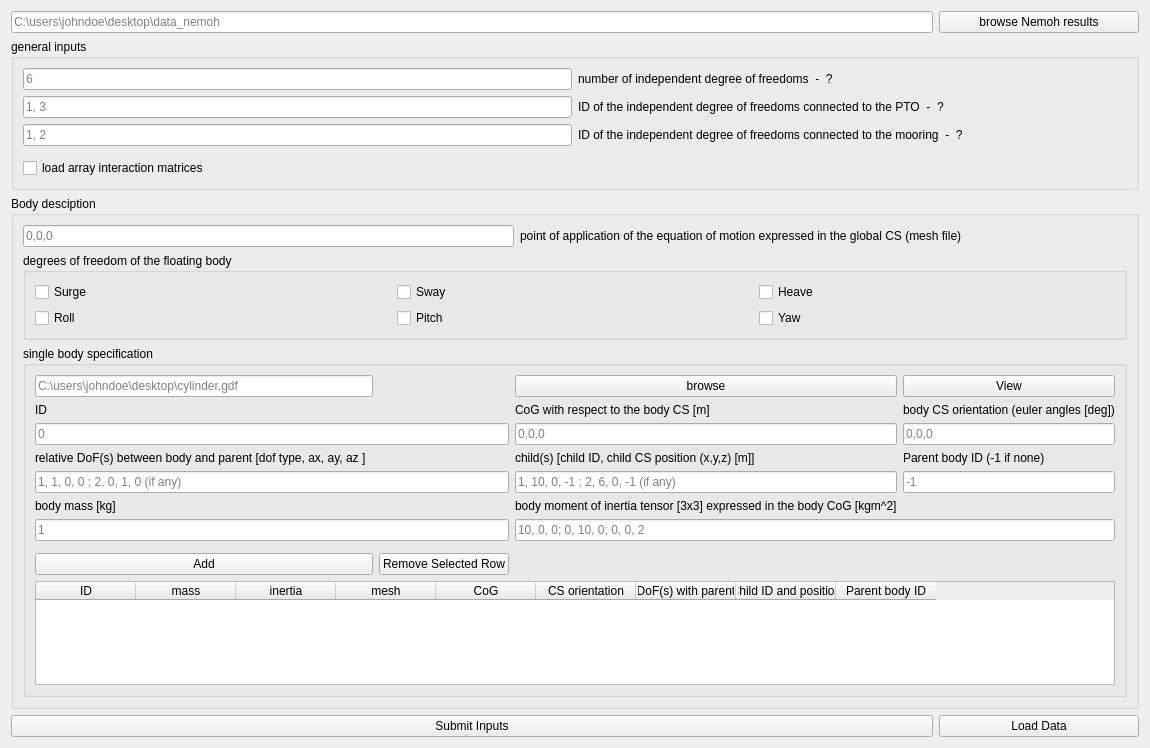
<?xml version="1.0" encoding="UTF-8"?>
<ui version="4.0">
 <class>Form</class>
 <widget class="QWidget" name="Form">
  <property name="geometry">
   <rect>
    <x>0</x>
    <y>0</y>
    <width>1121</width>
    <height>748</height>
   </rect>
  </property>
  <property name="windowTitle">
   <string>Hydrodynamic - Module</string>
  </property>
  <layout class="QGridLayout" name="gridLayout">
   <item row="0" column="0">
    <widget class="QLineEdit" name="le_data_t3">
     <property name="placeholderText">
      <string>C:\users\johndoe\desktop\data_nemoh</string>
     </property>
    </widget>
   </item>
   <item row="0" column="1">
    <widget class="QPushButton" name="btn_browse_t3">
     <property name="minimumSize">
      <size>
       <width>200</width>
       <height>0</height>
      </size>
     </property>
     <property name="text">
      <string>browse Nemoh results</string>
     </property>
    </widget>
   </item>
   <item row="1" column="0" colspan="2">
    <widget class="QGroupBox" name="gen_input_2">
     <property name="title">
      <string>general inputs</string>
     </property>
     <layout class="QGridLayout" name="gridLayout_13">
      <item row="2" column="2" colspan="2">
       <widget class="QLabel" name="label_26">
        <property name="text">
         <string>ID of the independent degree of freedoms connected to the mooring  -  ? </string>
        </property>
       </widget>
      </item>
      <item row="0" column="2" colspan="2">
       <widget class="QLabel" name="label_25">
        <property name="text">
         <string>number of independent degree of freedoms  -  ?</string>
        </property>
       </widget>
      </item>
      <item row="0" column="0" colspan="2">
       <widget class="QLineEdit" name="ndof_t3">
        <property name="text">
         <string/>
        </property>
        <property name="placeholderText">
         <string>6</string>
        </property>
       </widget>
      </item>
      <item row="1" column="0" colspan="2">
       <widget class="QLineEdit" name="pto_dof_t3">
        <property name="text">
         <string/>
        </property>
        <property name="placeholderText">
         <string>1, 3</string>
        </property>
       </widget>
      </item>
      <item row="16" column="2" rowspan="2" colspan="2">
       <widget class="QLabel" name="submit_err_t3">
        <property name="text">
         <string/>
        </property>
       </widget>
      </item>
      <item row="2" column="0" colspan="2">
       <widget class="QLineEdit" name="moor_dof_t3">
        <property name="text">
         <string/>
        </property>
        <property name="placeholderText">
         <string>1, 2</string>
        </property>
       </widget>
      </item>
      <item row="1" column="2" colspan="2">
       <widget class="QLabel" name="label_28">
        <property name="text">
         <string>ID of the independent degree of freedoms connected to the PTO  -  ? </string>
        </property>
       </widget>
      </item>
      <item row="17" column="0">
       <widget class="QCheckBox" name="cb_gen_array_mat_t3">
        <property name="text">
         <string>load array interaction matrices</string>
        </property>
       </widget>
      </item>
     </layout>
    </widget>
   </item>
   <item row="2" column="0" colspan="2">
    <widget class="QGroupBox" name="groupBox_4">
     <property name="title">
      <string>Body desciption</string>
     </property>
     <layout class="QGridLayout" name="gridLayout_12">
      <item row="1" column="0" colspan="3">
       <widget class="QGroupBox" name="groupBox_5">
        <property name="title">
         <string>degrees of freedom of the floating body</string>
        </property>
        <layout class="QGridLayout" name="gridLayout_14">
         <item row="0" column="0">
          <widget class="QCheckBox" name="sh0_t3">
           <property name="text">
            <string>Surge</string>
           </property>
          </widget>
         </item>
         <item row="0" column="1">
          <widget class="QCheckBox" name="sh1_t3">
           <property name="text">
            <string>Sway</string>
           </property>
          </widget>
         </item>
         <item row="0" column="2">
          <widget class="QCheckBox" name="sh2_t3">
           <property name="text">
            <string>Heave</string>
           </property>
          </widget>
         </item>
         <item row="1" column="0">
          <widget class="QCheckBox" name="sh3_t3">
           <property name="text">
            <string>Roll</string>
           </property>
          </widget>
         </item>
         <item row="1" column="1">
          <widget class="QCheckBox" name="sh4_t3">
           <property name="text">
            <string>Pitch</string>
           </property>
          </widget>
         </item>
         <item row="1" column="2">
          <widget class="QCheckBox" name="sh5_t3">
           <property name="text">
            <string>Yaw</string>
           </property>
          </widget>
         </item>
        </layout>
       </widget>
      </item>
      <item row="2" column="0" colspan="3">
       <widget class="QGroupBox" name="groupBox_6">
        <property name="title">
         <string>single body specification</string>
        </property>
        <layout class="QGridLayout" name="gridLayout_15">
         <item row="4" column="1" colspan="2">
          <widget class="QLineEdit" name="dof_body_t3">
           <property name="placeholderText">
            <string>1, 1, 0, 0 ; 2, 0, 1, 0 (if any)</string>
           </property>
          </widget>
         </item>
         <item row="2" column="1" colspan="2">
          <widget class="QLineEdit" name="id_body_t3">
           <property name="text">
            <string/>
           </property>
           <property name="placeholderText">
            <string>0</string>
           </property>
          </widget>
         </item>
         <item row="7" column="3" rowspan="2" colspan="2">
          <widget class="QLabel" name="add_err_t3">
           <property name="text">
            <string/>
           </property>
          </widget>
         </item>
         <item row="5" column="1">
          <widget class="QLabel" name="label_29">
           <property name="text">
            <string>body mass [kg]</string>
           </property>
          </widget>
         </item>
         <item row="3" column="1">
          <widget class="QLabel" name="label_30">
           <property name="text">
            <string>relative DoF(s) between body and parent [dof type, ax, ay, az ]  </string>
           </property>
          </widget>
         </item>
         <item row="0" column="1">
          <widget class="QLineEdit" name="mesh_f_t3">
           <property name="text">
            <string/>
           </property>
           <property name="placeholderText">
            <string>C:\users\johndoe\desktop\cylinder.gdf</string>
           </property>
          </widget>
         </item>
         <item row="1" column="1">
          <widget class="QLabel" name="label_31">
           <property name="text">
            <string>ID</string>
           </property>
          </widget>
         </item>
         <item row="4" column="4">
          <widget class="QLineEdit" name="parent_body_t3">
           <property name="text">
            <string/>
           </property>
           <property name="placeholderText">
            <string>-1</string>
           </property>
          </widget>
         </item>
         <item row="3" column="3">
          <widget class="QLabel" name="label_27">
           <property name="text">
            <string>child(s) [child ID, child CS position (x,y,z) [m]]</string>
           </property>
          </widget>
         </item>
         <item row="4" column="3">
          <widget class="QLineEdit" name="chil_body_t3">
           <property name="text">
            <string/>
           </property>
           <property name="placeholderText">
            <string>1, 10, 0, -1 ; 2, 6, 0, -1 (if any)</string>
           </property>
          </widget>
         </item>
         <item row="3" column="4">
          <widget class="QLabel" name="label_24">
           <property name="text">
            <string>Parent body ID (-1 if none)</string>
           </property>
          </widget>
         </item>
         <item row="1" column="4">
          <widget class="QLabel" name="label_22">
           <property name="text">
            <string>body CS orientation (euler angles [deg])</string>
           </property>
          </widget>
         </item>
         <item row="2" column="4">
          <widget class="QLineEdit" name="cs_body_t3">
           <property name="text">
            <string/>
           </property>
           <property name="placeholderText">
            <string>0,0,0</string>
           </property>
          </widget>
         </item>
         <item row="1" column="3">
          <widget class="QLabel" name="label_23">
           <property name="text">
            <string>CoG with respect to the body CS [m]</string>
           </property>
          </widget>
         </item>
         <item row="6" column="1" colspan="2">
          <widget class="QLineEdit" name="mass_body_t3">
           <property name="text">
            <string/>
           </property>
           <property name="placeholderText">
            <string>1</string>
           </property>
          </widget>
         </item>
         <item row="8" column="1">
          <widget class="QPushButton" name="btn_add_body_t3">
           <property name="text">
            <string>Add</string>
           </property>
          </widget>
         </item>
         <item row="8" column="2">
          <widget class="QPushButton" name="btn_remove_body_t3">
           <property name="text">
            <string>Remove Selected Row</string>
           </property>
          </widget>
         </item>
         <item row="0" column="3">
          <widget class="QPushButton" name="btn_mesh_f_t3">
           <property name="text">
            <string>browse</string>
           </property>
          </widget>
         </item>
         <item row="5" column="3">
          <widget class="QLabel" name="label_21">
           <property name="text">
            <string>body moment of inertia tensor [3x3] expressed in the body CoG [kgm^2]</string>
           </property>
          </widget>
         </item>
         <item row="2" column="3">
          <widget class="QLineEdit" name="cog_body_t3">
           <property name="text">
            <string/>
           </property>
           <property name="placeholderText">
            <string>0,0,0</string>
           </property>
          </widget>
         </item>
         <item row="0" column="4">
          <widget class="QPushButton" name="btn_view_mesh_t3">
           <property name="text">
            <string>View</string>
           </property>
          </widget>
         </item>
         <item row="6" column="3" colspan="2">
          <widget class="QLineEdit" name="inertia_body_t3">
           <property name="text">
            <string/>
           </property>
           <property name="placeholderText">
            <string>10, 0, 0; 0, 10, 0; 0, 0, 2</string>
           </property>
          </widget>
         </item>
         <item row="9" column="1" colspan="4">
          <widget class="QTableWidget" name="tab_body_t3">
           <property name="sizePolicy">
            <sizepolicy hsizetype="Expanding" vsizetype="Expanding">
             <horstretch>0</horstretch>
             <verstretch>0</verstretch>
            </sizepolicy>
           </property>
           <property name="wordWrap">
            <bool>false</bool>
           </property>
           <column>
            <property name="text">
             <string>ID</string>
            </property>
           </column>
           <column>
            <property name="text">
             <string>mass</string>
            </property>
           </column>
           <column>
            <property name="text">
             <string>inertia</string>
            </property>
           </column>
           <column>
            <property name="text">
             <string>mesh</string>
            </property>
           </column>
           <column>
            <property name="text">
             <string>CoG</string>
            </property>
           </column>
           <column>
            <property name="text">
             <string>CS orientation</string>
            </property>
           </column>
           <column>
            <property name="text">
             <string>DoF(s) with parent</string>
            </property>
           </column>
           <column>
            <property name="text">
             <string>Child ID and position</string>
            </property>
           </column>
           <column>
            <property name="text">
             <string>Parent body ID</string>
            </property>
           </column>
          </widget>
         </item>
        </layout>
       </widget>
      </item>
      <item row="0" column="0">
       <widget class="QLineEdit" name="local_cs_t3">
        <property name="text">
         <string/>
        </property>
        <property name="placeholderText">
         <string>0,0,0</string>
        </property>
       </widget>
      </item>
      <item row="0" column="1">
       <widget class="QLabel" name="label_32">
        <property name="text">
         <string>point of application of the equation of motion expressed in the global CS (mesh file)                                                </string>
        </property>
       </widget>
      </item>
     </layout>
    </widget>
   </item>
   <item row="4" column="1">
    <widget class="QPushButton" name="btn_load_data_t3">
     <property name="text">
      <string>Load Data</string>
     </property>
    </widget>
   </item>
   <item row="4" column="0">
    <widget class="QPushButton" name="btn_submit_t3">
     <property name="text">
      <string>Submit Inputs</string>
     </property>
    </widget>
   </item>
  </layout>
 </widget>
 <resources/>
 <connections/>
</ui>
